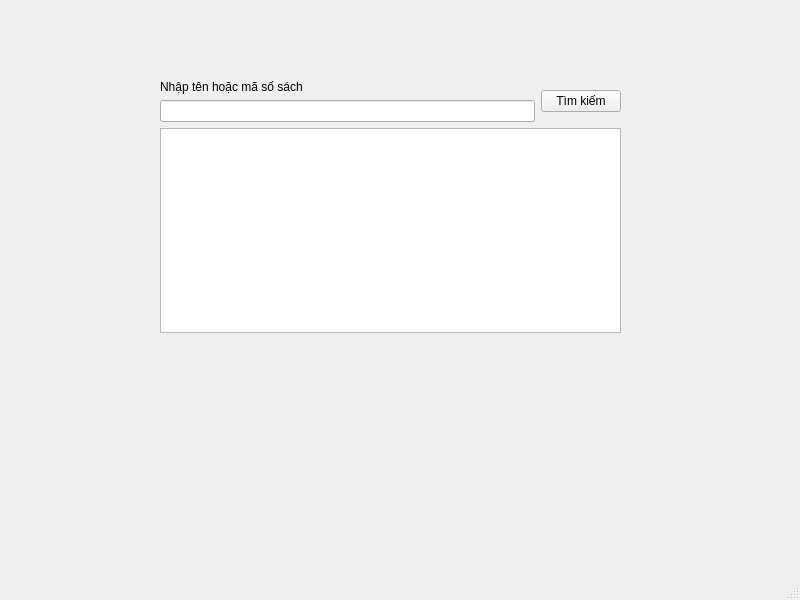
<?xml version="1.0" encoding="UTF-8"?>
<ui version="4.0">
 <class>BookFinder</class>
 <widget class="QMainWindow" name="BookFinder">
  <property name="geometry">
   <rect>
    <x>0</x>
    <y>0</y>
    <width>800</width>
    <height>600</height>
   </rect>
  </property>
  <property name="windowTitle">
   <string>BookFinder</string>
  </property>
  <widget class="QWidget" name="centralwidget">
   <widget class="QWidget" name="">
    <property name="geometry">
     <rect>
      <x>160</x>
      <y>80</y>
      <width>461</width>
      <height>253</height>
     </rect>
    </property>
    <layout class="QVBoxLayout" name="verticalLayout_2">
     <item>
      <layout class="QHBoxLayout" name="horizontalLayout">
       <item>
        <layout class="QVBoxLayout" name="verticalLayout">
         <item>
          <widget class="QLabel" name="label">
           <property name="text">
            <string>Nhập tên hoặc mã số sách</string>
           </property>
          </widget>
         </item>
         <item>
          <widget class="QLineEdit" name="lineEdit"/>
         </item>
        </layout>
       </item>
       <item>
        <widget class="QPushButton" name="findButton">
         <property name="text">
          <string>Tìm kiếm</string>
         </property>
        </widget>
       </item>
      </layout>
     </item>
     <item>
      <widget class="QTextEdit" name="textEdit"/>
     </item>
    </layout>
   </widget>
  </widget>
  <widget class="QMenuBar" name="menubar">
   <property name="geometry">
    <rect>
     <x>0</x>
     <y>0</y>
     <width>800</width>
     <height>22</height>
    </rect>
   </property>
  </widget>
  <widget class="QStatusBar" name="statusbar"/>
 </widget>
 <resources/>
 <connections/>
</ui>
